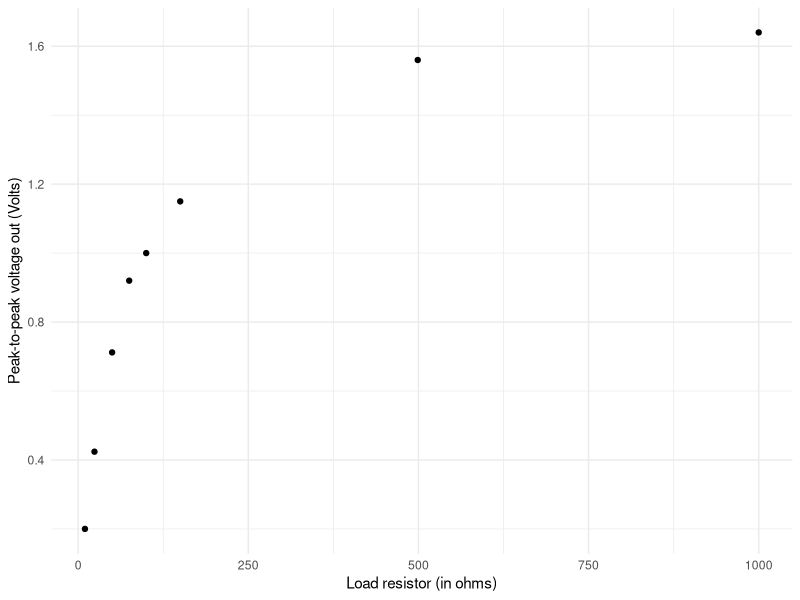

This chart was generated by the following R code:
## ---- chunk 1
library(tidyverse)
## ---- chunk 2
df <- tribble(~load,~vpp,
              49.9, 712,
              1000,1640,
              10, 200,
              100, 1000,
              24, 424,
              150,1150,
              75, 920,
              499,1560)
df %>% ggplot(aes(x=load, y=vpp/1000)) +
  geom_point() +
  theme_minimal() +
  labs(x="Load resistor (in ohms)", y="Peak-to-peak voltage out (Volts)")
## ---- chunk 3
output_impedance <- function(v1,v2,r1,r2) {
  vratio <- v2/v1
  rratio <- r2/r1
  (r2 - vratio * r2) /(vratio - rratio)
}
